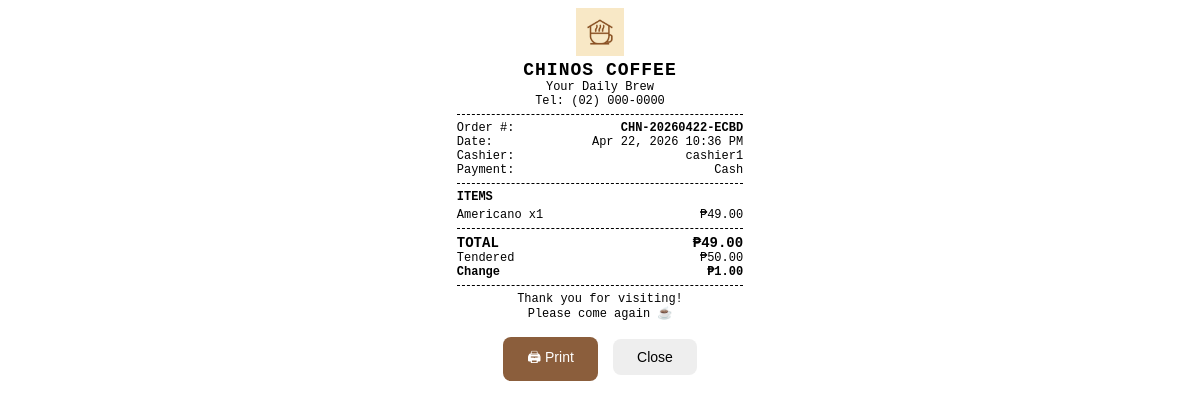
Screenshot of /receipt/6 (signed in) with the database file from the repository.
### models.py (models this page shows)
class Transaction(Base):
    __tablename__ = "transactions"
    id = Column(Integer, primary_key=True, index=True)
    order_number = Column(String, nullable=False)
    timestamp = Column(DateTime, default=datetime.utcnow)
    items_json = Column(Text, nullable=False)
    total_amount = Column(Float, nullable=False)
    payment_method = Column(String, nullable=False)
    amount_tendered = Column(Float, nullable=True)
    change_given = Column(Float, nullable=True)
    cashier_id = Column(Integer, ForeignKey("users.id"))
    is_voided = Column(Boolean, default=False)
    void_reason = Column(String, nullable=True)
    cashier = relationship("User")

class User(Base):
    __tablename__ = "users"
    id = Column(Integer, primary_key=True, index=True)
    username = Column(String, unique=True, nullable=False)
    password = Column(String, nullable=False)
    role = Column(String, default="cashier")

### main.py (the view)
@app.get("/receipt/{tx_id}", response_class=HTMLResponse)
def receipt(tx_id: int, request: Request, db: Session = Depends(get_db)):
    user = get_session_user(request, db)
    if not user:
        return RedirectResponse("/login")
    tx = db.query(Transaction).filter(Transaction.id == tx_id).first()
    if not tx:
        raise HTTPException(status_code=404)
    return templates.TemplateResponse("receipt.html", {
        "request": request,
        "tx": tx,
        "items": json.loads(tx.items_json),
    })

### templates/receipt.html (shortened to what this page needs)
<!DOCTYPE html>
<html lang="en">
<head>
</head>
<body>
  <div class="center">
    <img src="/static/logo.jpg" alt="Chinos Coffee" style="width:48px;height:48px;object-fit:contain;margin:0 auto 4px;display:block;"/>
    <p class="shop-name">CHINOS COFFEE</p>
    <p>Your Daily Brew</p>
    <p>Tel: (02) 000-0000</p>
  </div>
  <div class="divider"></div>
  <div class="row"><span>Order #:</span><span class="bold">{{ tx.order_number }}</span></div>
  <div class="row"><span>Date:</span><span>{{ tx.timestamp.strftime('%b %d, %Y %I:%M %p') }}</span></div>
  <div class="row"><span>Cashier:</span><span>{{ tx.cashier.username if tx.cashier else 'N/A' }}</span></div>
  <div class="row"><span>Payment:</span><span>{{ tx.payment_method }}</span></div>
  <div class="divider"></div>
  <p class="bold" style="margin-bottom:4px;">ITEMS</p>
  {% for item in items %}
  <div class="row">
    <span>{{ item.name }} x{{ item.qty }}</span>
    <span>₱{{ "%.2f"|format(item.price * item.qty) }}</span>
  </div>
  {% endfor %}
  <div class="divider"></div>
  <div class="row total-row"><span>TOTAL</span><span>₱{{ "%.2f"|format(tx.total_amount) }}</span></div>
  {% if tx.payment_method == 'Cash' %}
  <div class="row"><span>Tendered</span><span>₱{{ "%.2f"|format(tx.amount_tendered) }}</span></div>
  <div class="row bold"><span>Change</span><span>₱{{ "%.2f"|format(tx.change_given) }}</span></div>
  {% endif %}
  <div class="divider"></div>
  <div class="center" style="margin-top:6px;">
    <p>Thank you for visiting!</p>
    <p>Please come again ☕</p>
  </div>
  <div class="no-print" style="text-align:center; margin-top:16px;">
    <button onclick="window.print()"
            style="background:#8B5E3C;color:#fff;border:none;padding:10px 24px;border-radius:8px;font-size:14px;cursor:pointer;">
      🖨 Print
    </button>
    <button onclick="window.close()"
            style="margin-left:8px;background:#eee;border:none;padding:10px 24px;border-radius:8px;font-size:14px;cursor:pointer;">
      Close
    </button>
  </div>
</body>
</html>

### templates/receipt.html (style rules this page uses)
* { margin: 0; padding: 0; box-sizing: border-box; }
body { font-family: 'Courier New', monospace; font-size: 12px; width: 80mm; margin: 0 auto; padding: 8px; background: #fff; color: #000; }
.center { text-align: center; }
.bold { font-weight: bold; }
.divider { border-top: 1px dashed #000; margin: 6px 0; }
.row { display: flex; justify-content: space-between; }
.shop-name { font-size: 18px; font-weight: bold; letter-spacing: 1px; }
.total-row { font-size: 14px; font-weight: bold; }

### rows the page displays
Transaction: order_number "CHN-20260422-ECBD", timestamp "Apr 22, 2026 10:36 PM", payment_method "Cash", total_amount "49.00", amount_tendered "50.00", change_given "1.00"
User: cashier "cashier1"

### other values shown
{{ item.name }} "Americano"
{{ item.qty }} "1"
{{ "%.2f"|format(item.price * item.qty) }} "49.00"
